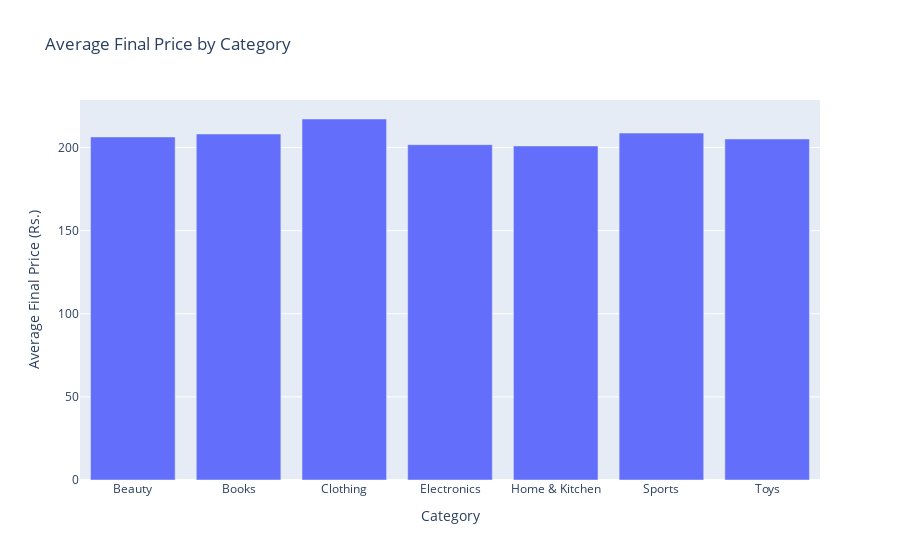

Here is the notebook cell this chart was saved with:
### Code cell
# Calculate the average final price by category
avg_price_by_category = df.groupby('Category')['Final_Price(Rs.)'].mean().reset_index()

# Create the bar plot using Plotly, with the original 'Category' names on the x-axis
fig = px.bar(avg_price_by_category, x='Category', y='Final_Price(Rs.)', title='Average Final Price by Category')

# Update axis labels
fig.update_layout(
    xaxis_title='Category',
    yaxis_title='Average Final Price (Rs.)',
)

# Show the plot
fig.show()

### Figure 1 — Plotly figure (JSON) as saved in the notebook; plotly's stock layout.template omitted (floating-point values rounded to 4 significant figures)
{"data": [{"alignmentgroup": "True", "hovertemplate": "Category=%{x}<br>Final_Price(Rs.)=%{y}<extra></extra>", "legendgroup": "", "marker": {"color": "#636efa", "pattern": {"shape": ""}}, "name": "", "offsetgroup": "", "orientation": "v", "showlegend": false, "textposition": "auto", "type": "bar", "x": ["Beauty", "Books", "Clothing", "Electronics", "Home & Kitchen", "Sports", "Toys"], "xaxis": "x", "y": [206.4, 208.1, 217.2, 201.7, 201.0, 208.7, 205.1], "yaxis": "y"}], "layout": {"autosize": true, "barmode": "relative", "legend": {"tracegroupgap": 0}, "title": {"text": "Average Final Price by Category"}, "xaxis": {"anchor": "y", "autorange": true, "domain": [0, 1], "range": [-0.5, 6.5], "title": {"text": "Category"}, "type": "category"}, "yaxis": {"anchor": "x", "autorange": true, "domain": [0, 1], "range": [0, 228.6], "title": {"text": "Average Final Price (Rs.)"}, "type": "linear"}}}
